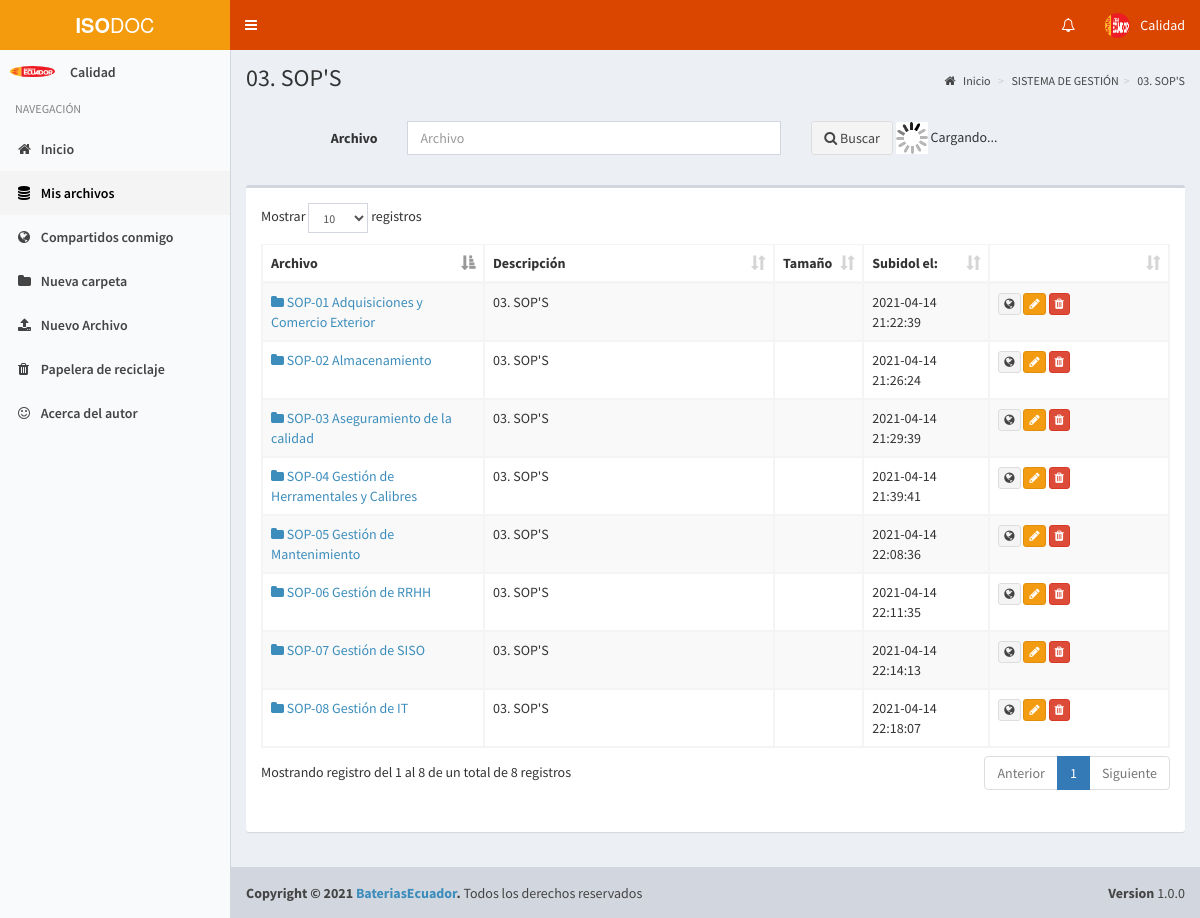
The page /myfiles?folder=B-5Hpcv8AU03 (signed in) on the database its author committed.
### tables this page shows
CREATE TABLE IF NOT EXISTS `user` (
  `id` int(11) NOT NULL AUTO_INCREMENT,
  `fullname` varchar(100) NOT NULL,
  `email` varchar(255) NOT NULL,
  `password` varchar(60) NOT NULL,
  `image` varchar(255) DEFAULT NULL,
  `is_active` tinyint(1) NOT NULL DEFAULT '1',
  `is_admin` tinyint(1) NOT NULL DEFAULT '0',
  `is_public` tinyint(1) NOT NULL DEFAULT '0',
  `is_evaluator` tinyint(1) NOT NULL DEFAULT '0',
  `created_at` datetime NOT NULL,
  PRIMARY KEY (`id`),
  UNIQUE KEY `email` (`email`)
);

CREATE TABLE IF NOT EXISTS `file` (
  `id` int(11) NOT NULL AUTO_INCREMENT,
  `code` varchar(12) NOT NULL,
  `filename` varchar(255) NOT NULL,
  `description` varchar(255) NOT NULL,
  `download` int(11) NOT NULL,
  `is_public` tinyint(1) NOT NULL DEFAULT '0',
  `is_folder` tinyint(1) NOT NULL DEFAULT '0',
  `is_deleted` tinyint(1) NOT NULL DEFAULT '0',
  `user_id` int(11) NOT NULL,
  `status` int(11) DEFAULT '1',
  `folder_id` int(11) DEFAULT NULL,
  `created_at` datetime NOT NULL,
  `code_last` varchar(50) DEFAULT NULL,
  PRIMARY KEY (`id`),
  KEY `folder_id` (`folder_id`),
  KEY `user_id` (`user_id`),
  CONSTRAINT `file_ibfk_1` FOREIGN KEY (`folder_id`) REFERENCES `file` (`id`) ON DELETE CASCADE ON UPDATE CASCADE,
  CONSTRAINT `file_ibfk_2` FOREIGN KEY (`user_id`) REFERENCES `user` (`id`) ON DELETE CASCADE ON UPDATE CASCADE
);

### myfiles.php (the view, shortened to what this page needs)
<?php
$active2 = "active";
include "header.php";
?>
<?php
$folder = null;
if (isset($_GET["folder"]) && $_GET["folder"] != "") {
    $id_folder = $_GET["folder"];
    $folder = mysqli_query($con, "select * from file where code=\"$id_folder\" and is_deleted=0 ");
}
?>
<div class="content-wrapper">
    <section class="content-header">
        <h1><?php if ($folder == null) : ?>
                Mis Archivos
            <?php else : ?>
                <?php
                foreach ($folder as $clave_carpetas) {
                    echo $clave_carpetas['filename'];
                }
                ?>
            <?php endif; ?>
        </h1>
        <ol class="breadcrumb">
            <li><a href="home"><i class="fa fa-home"></i> Inicio</a></li>
            <?php if ($folder != null) :
                function getparent($folder)
                {
                    global $con;
                    foreach ($folder as $key) {
                        $function_folder_id = $key['folder_id'];
                        $function_code = $key['code'];
                        $function_filename = $key['filename'];
                        if ($function_folder_id != null) {
                            $parent = mysqli_query($con, "select * from file where id=$function_folder_id");
                            getparent($parent);
                        }
                        echo "<li><a href='myfiles?folder=" . $function_code . "'>" . $function_filename . "</a></li>";
                    }
                }
                getparent($folder);
            endif;
            ?>
        </ol>
    </section>
    <section class="content">
        <div class="row">
            <div class="panel-body">
                <form class="form-horizontal" role="form" id="datos_cotizacion">
                    <div class="form-group row ">
                        <label for="q2" class="col-md-2 control-label">Archivo</label>
                        <div class="col-md-5">
                            <input type="text" class="form-control" id="q2" placeholder="Archivo" onkeyup='load(1);'>
                        </div>
                        <div class="col-md-3 ">
                            <button type="button" class="btn btn-default" onclick='load(1);'>
                                <span><i class="fa fa-search"></i></span> Buscar</button>
                            <span id="loader"></span>
                        </div>
                    </div>
                </form>
            </div>
            <div id="tabla_original" class="col-md-12">
                <?php
                $files = null;
                if ($folder == null) {
                    if (isset($_GET["q"]) && $_GET["q"] != "") {
                        $q = $_GET["q"];
                        $S_user_id = $_SESSION["user_id"];
                        $files = mysqli_query($con, "select * from file where user_id=$S_user_id and folder_id is NULL and (filename like '%$q%' or description like '%$q%') and is_deleted=0 order by is_folder desc, filename asc");
                    } else {
                        $S_user_id = $_SESSION["user_id"];
                        $files = mysqli_query($con, "select * from file where user_id=$S_user_id and is_deleted=0 and folder_id is NULL order by is_folder desc, filename asc");
                    }
                } else {
                    if (isset($_GET["q"]) && $_GET["q"] != "") {
                        $q = $_GET["q"];
                        foreach ($folder as $folder_key) {
                            $folder_key_id = $folder_key['id'];
                            $files = mysqli_query($con, "select * from files where folder_id=$folder_key_id and is_deleted=0 and  (filename like '%$q%' or description like '%$q%') order by created_at desc");
                        }
                    } else {
                        foreach ($folder as $key_folder) {
                            $key_folder_id = $key_folder['id'];
                            $files = mysqli_query($con, "select * from file where folder_id=$key_folder_id and is_deleted=0 and status=1 order by created_at desc");
                        }
                    }
                }
                ?>
                <?php
                if (count($files) > 0) :
                ?>
                    <div class="box">
                        <div class="box-body no-padding" style="margin: 15px">
                            <table id="example3" class="table table-bordered table-hover table-striped">
                                <thead>
                                    <tr>
                                        <th>Archivo</th>
                                        <th class="hidden-xs hidden-sm">Descripción</th>
                                        <th class="hidden-xs hidden-sm">Tamaño</th>
                                        <th class="hidden-xs hidden-sm">Subidol el:</th>
                                        <th class="hidden-xs hidden-sm"></th>
                                    </tr>
                                </thead>
                                <tbody>
                                    <?php foreach ($files as $file) : ?>
                                        <tr>
                                            <td style="width: 250px">
                                                <?php if ($file['is_folder']) : ?>
                                                    <a href="myfiles?folder=<?php echo $file['code']; ?>">
                                                        <i class="fa fa-folder"></i>
                                                        <?php endif; ?>
                                                        <?php echo $file['filename']; ?></a>
                                            </td>
                                            <td class="hidden-xs hidden-sm" style="width: 350px"><?php echo $file['description']; ?></td>
                                            <td class="hidden-xs hidden-sm">
                                            </td>
                                            <td style="width: 125px;" class="hidden-xs hidden-sm"><?php echo $file['created_at']; ?></td>
                                            <td class="hidden-xs hidden-sm" style="width:223px;">
                                                <a title="Compartir con amigos" href="filepermision?id=<?php echo $file['code']; ?>" class="btn btn-xs btn-default"><i class="fa fa-globe"></i></a>
                                                <a title="Editar" href="editfile?id=<?php echo $file['code']; ?>" class="btn btn-xs btn-warning"><i class="fa fa-pencil"></i></a>
                                                <a title="Mover a la papelera" href="action/recicle?id=<?php echo $file['code']; ?>&tkn=<?php echo $_SESSION["tkn"] ?>" class="btn btn-xs btn-danger"><i class="fa fa-trash"></i></a>
                                            </td>
                                        </tr>
                                    <?php endforeach; ?>
                                </tbody>
                            </table>
                        </div><br>
                    </div>
                <?php endif; ?>
            </div>
        </div>
    </section>
</div>
<?php include "footer.php"; ?>

### header.php (shortened to what this page needs)
<?php
include "config/config.php";
$my_user_id = $_SESSION['user_id'];
$query = mysqli_query($con, "SELECT * from user where id=$my_user_id");
while ($row = mysqli_fetch_array($query)) {
    $fullname = $row['fullname'];
    $profile_pic = $row['image'];
}
?>
<!DOCTYPE html>
<html>
<head>
    <link rel="stylesheet" href="bootstrap/css/bootstrap.min.css">
    <link rel="stylesheet" href="css/font-awesome/css/font-awesome.min.css">
    <link rel="stylesheet" href="plugins/datatables/dataTables.bootstrap.css">
    <link rel="stylesheet" href="dist/css/AdminLTE.min.css">
    <link rel="stylesheet" href="dist/css/skins/_all-skins.min.css">
    <link rel="stylesheet" href="plugins/select2/select2.min.css">
    <link rel="stylesheet" href="plugins/iCheck/square/blue.css">
    <link rel="stylesheet" href="css/micss.css">
    <link rel="stylesheet" href="css/styles.css">
</head>
<body class="hold-transition skin-yellow-light sidebar-mini">
    <div class="wrapper">
        <header class="main-header">
            <a href="home.php" class="logo">
                <span class="logo-lg"><b>ISO</b>DOC</span>
            </a>
            <nav class="navbar navbar-static-top">
                <a href="#" class="sidebar-toggle" data-toggle="offcanvas" role="button">
                </a>
                <div class="navbar-custom-menu">
                    <ul class="nav navbar-nav">
                        <li class="dropdown notifications-menu">
                            <a href="#" class="dropdown-toggle" data-toggle="dropdown">
                                <i class="fa fa-bell-o"></i>
                            </a>
                        </li>
                        <li class="dropdown user user-menu">
                            <a href="#" class="dropdown-toggle" data-toggle="dropdown">
                                <img src="images/profiles/<?php echo $profile_pic; ?>" class="user-image" alt="User Image">
                                <span class="hidden-xs"><?php echo $fullname; ?></span>
                            </a>
                        </li>
                    </ul>
                </div>
            </nav>
        </header>
        <aside class="main-sidebar">
            <section class="sidebar">
                <div class="user-panel">
                    <div class="pull-left image">
                        <img src="images/profiles/<?php echo $profile_pic; ?>" class="img-circle" alt="User Image">
                    </div>
                    <div class="pull-left info">
                        <p><?php echo $fullname; ?></p>
                        <a href="#"><i class="fa fa-circle text-success"></i> Online</a>
                    </div>
                </div>
                <ul class="sidebar-menu">
                    <li class="header">NAVEGACIÓN</li>
                    <li class="<?php if (isset($active1)) {
                                    echo $active1;
                                } ?>">
                        <a href="home"><i class="fa fa-home"></i> <span>Inicio</span></a>
                    </li>
                    <li class="<?php if (isset($active2)) {
                                    echo $active2;
                                } ?>">
                        <a href="myfiles"><i class="fa fa-database"></i> <span>Mis archivos</span></a>
                    </li>
                    <li class="<?php if (isset($active3)) {
                                    echo $active3;
                                } ?>">
                        <a href="shared"><i class="fa fa-globe"></i> <span>Compartidos conmigo</span></a>
                    </li>
                    <li class="<?php if (isset($active4)) {
                                    echo $active4;
                                } ?>">
                        <a href="newfolder"><i class="fa fa-folder"></i> <span>Nueva carpeta</span></a>
                    </li>
                    <li class="<?php if (isset($active5)) {
                                    echo $active5;
                                } ?>">
                        <a href="newfile"><i class="fa fa-upload"></i> <span>Nuevo Archivo</span></a>
                    </li>
                    <li class="<?php if (isset($active6)) {
                                    echo $active6;
                                } ?>">
                        <a href="recicle"><i class="fa fa-trash"></i> <span>Papelera de reciclaje</span></a>
                    </li>
                    <li class="<?php if (isset($active7)) {
                                    echo $active7;
                                } ?>">
                        <a href="about"><i class="fa fa-smile-o"></i> <span>Acerca del autor</span></a>
                    </li>
                </ul>
            </section>
        </aside>

### rows shown on the page
user: image (picture), fullname "Calidad"
file: filename "03. SOP'S", function_filename "03. SOP'S"
file: filename "SISTEMA DE GESTIÓN"
file: filename "SOP-08 Gestión de IT", description "03. SOP'S", created_at "2021-04-14 22:18:07"
file: filename "SOP-07 Gestión de SISO", description "03. SOP'S", created_at "2021-04-14 22:14:13"
file: filename "SOP-06 Gestión de RRHH", description "03. SOP'S", created_at "2021-04-14 22:11:35"
file: filename "SOP-05 Gestión de Mantenimiento", description "03. SOP'S", created_at "2021-04-14 22:08:36"
file: filename "SOP-04 Gestión de Herramentales y Calibres", description "03. SOP'S", created_at "2021-04-14 21:39:41"
file: filename "SOP-03 Aseguramiento de la calidad", description "03. SOP'S", created_at "2021-04-14 21:29:39"
file: filename "SOP-02 Almacenamiento", description "03. SOP'S", created_at "2021-04-14 21:26:24"
file: filename "SOP-01 Adquisiciones y Comercio Exterior", description "03. SOP'S", created_at "2021-04-14 21:22:39"
